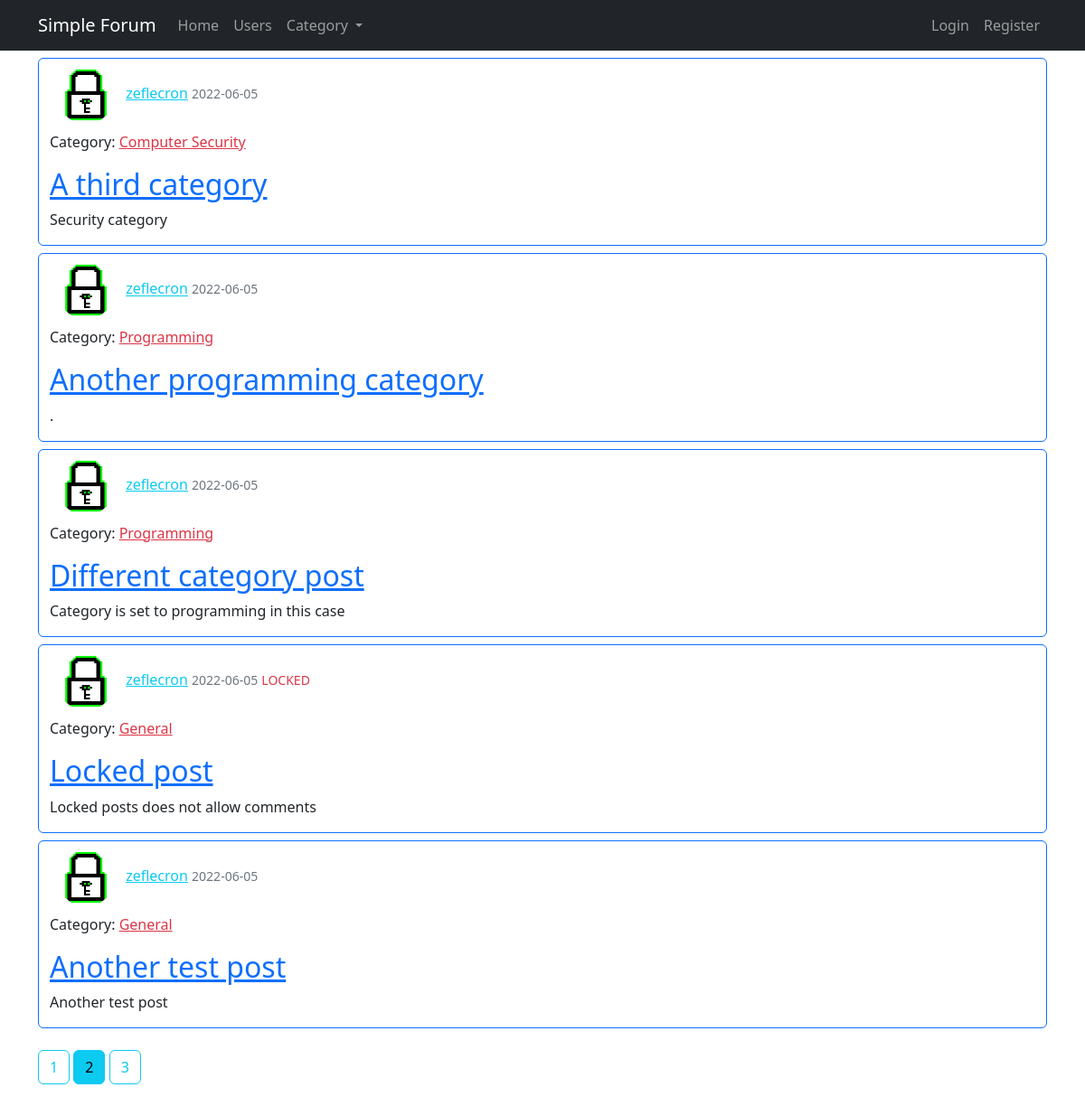
The page /home?page=2 on the database its author committed.
### models.py (models this page shows, shortened)
class Post(db.Model):
    id = db.Column(db.Integer, primary_key=True)
    title = db.Column(db.String(100), nullable=False)
    date_posted = db.Column(db.DateTime, nullable=False,
                            default=datetime.utcnow)
    content = db.Column(db.Text, nullable=False)
    category = db.Column(db.String(20), nullable=False)
    status = db.Column(db.String(10), nullable=False, default='unlock')
    user_id = db.Column(db.Integer, db.ForeignKey('user.id'), nullable=False)
    comments = db.relationship('Comment', cascade='all, delete',
                               backref='post_comment', lazy=True)

class User(db.Model, UserMixin):
    id = db.Column(db.Integer, primary_key=True)
    username = db.Column(db.String(20), unique=True, nullable=False)
    email = db.Column(db.String(100), unique=True, nullable=False)
    password = db.Column(db.String(20), nullable=False)
    prof_pic = db.Column(db.String(60), nullable=False, default='default.png')
    date_created = db.Column(db.DateTime, nullable=False,
                             default=datetime.utcnow)
    description = db.Column(db.String(80), nullable=True, default='')
    role = db.Column(db.String(10), nullable=False, default='member')
    posts = db.relationship('Post', backref='user_post', lazy=True)
    comments = db.relationship('Comment', backref='user_comment', lazy=True)

### routes.py (the view)
@app.route("/")
@app.route("/home")
def home():
    page = request.args.get('page', 1, type=int)
    posts = Post.query.order_by(Post.date_posted.desc()) \
        .paginate(page=page, per_page=5)
    return render_template('home.html', title='home', posts=posts)

### templates/home.html (shortened to what this page needs)
{% extends "layout.html" %}
{% block content %}
    <div class="container">
        {% for post in posts.items %}
            <div class="container border border-primary rounded mt-2">
                <img class="rounded-circle home-img p-2" src="{{ url_for('static', filename='prof_pics/' + post.user_post.prof_pic) }}">
                <a class="text-info" href="{{ url_for('view_user', username=post.user_post.username) }}">{{ post.user_post.username }}</a>
                <small class="text-muted">{{ post.date_posted.strftime('%Y-%m-%d') }}</small>
                {% if post.status == 'locked' %}
                    <small class="text-danger">LOCKED</small>
                {% endif %}
                <p>Category:
                    <a class="text-danger" href="{{ url_for('category', category=post.category) }}">{{ post.category }}</a>
                </p>
                <h2>
                    <a class="text-primary overflow-hidden" href="{{ url_for('view_post', post_id=post.id) }}">{{ post.title }}</a>
                </h2>
                <p class="overflow-hidden">{{ post.content }}</p>
            </div>
        {% endfor %}
        {% for page_num in posts.iter_pages(left_edge=1, right_edge=1, left_current=1, right_current=2) %}
            {% if page_num %}
                {% if posts.page == page_num %}
                    <a class="btn btn-info mt-4 mb-4" href="{{ url_for('home', page=page_num) }}">{{ page_num }}</a>
                {% else %}
                    <a class="btn btn-outline-info mt-4 mb-4" href="{{ url_for('home', page=page_num) }}">{{ page_num }}</a>
                {% endif %}
            {% else %}
                <span class="fs-1 text-info">...</span>
            {% endif %}
        {% endfor %}
    </div>
{% endblock content %}

### static/style.css (style rules this page uses)
.home-img { width: 5em; height: 5em; overflow: hidden; }

### rows shown on the page
Post: prof_pic (picture), user_post.username "zeflecron", date_posted "2022-06-05", category "Computer Security", title "A third category", content "Security category"
Post: prof_pic (picture), user_post.username "zeflecron", date_posted "2022-06-05", category "Programming", title "Another programming category", content "."
Post: prof_pic (picture), user_post.username "zeflecron", date_posted "2022-06-05", category "Programming", title "Different category post", content "Category is set to programming in this case"
Post: prof_pic (picture), user_post.username "zeflecron", date_posted "2022-06-05", status "LOCKED", category "General", title "Locked post", content "Locked posts does not allow comments"
Post: prof_pic (picture), user_post.username "zeflecron", date_posted "2022-06-05", category "General", title "Another test post", content "Another test post"

### other values the page prints
{{ page_num }} "1" "3"
{{ page_num }} "2"
